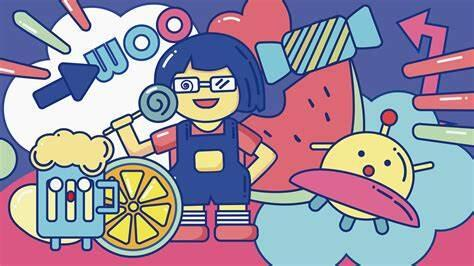
#> input picture pythonProject/tuxi4.jpg, 474 x 266 px, found by its file name
$ python 2.1.py
#> lines starting #> are read from the running program, lines starting #| are printed output that depends on the picture
import cv2
import numpy as np
import matplotlib.pyplot as plt


def add_gaussian_noise(image, mean=0, sigma=25):
    noise = np.random.normal(mean, sigma, image.shape)
    noisy_image = np.clip(image + noise, 0, 255).astype(np.uint8)
    return noisy_image


def add_uniform_noise(image, low=-50, high=50):
    noise = np.random.uniform(low, high, image.shape)
    noisy_image = np.clip(image + noise, 0, 255).astype(np.uint8)
    return noisy_image


def add_salt_pepper_noise(image, salt_prob=0.01, pepper_prob=0.01):
    noisy_image = np.copy(image)
    num_salt = np.ceil(salt_prob * image.size)
    num_pepper = np.ceil(pepper_prob * image.size)

    # Add Salt
    salt_coords = [np.random.randint(0, i, int(num_salt)) for i in image.shape]
    noisy_image[tuple(salt_coords)] = 255

    # Add Pepper
    pepper_coords = [np.random.randint(0, i, int(num_pepper)) for i in image.shape]
    noisy_image[tuple(pepper_coords)] = 0

    return noisy_image


def plot_image_and_histogram(image, title, ax_img, ax_hist):
    ax_img.imshow(image, cmap='gray')
    ax_img.set_title(title)
    ax_img.axis('off')

    ax_hist.hist(image.ravel(), bins=256, range=[0, 256], color='gray')
    ax_hist.set_title(f'Histogram of {title}')
    ax_hist.set_xlabel('Pixel Intensity')
    ax_hist.set_ylabel('Frequency')


# 读取灰度图像
image = cv2.imread('tuxi4.jpg', cv2.IMREAD_GRAYSCALE)
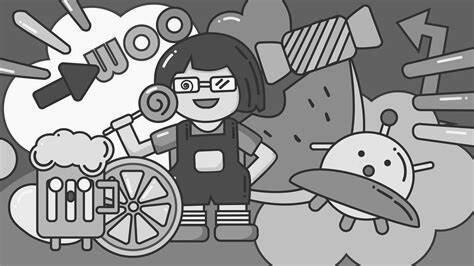
#> image: shape (266, 474); min 0, max 255, mean 147.5

# 添加噪声
gaussian_noise_img = add_gaussian_noise(image)
#> in add_gaussian_noise, `noisy_image = np.clip(image + noise, 0, 255).astype(np.uint8)`:
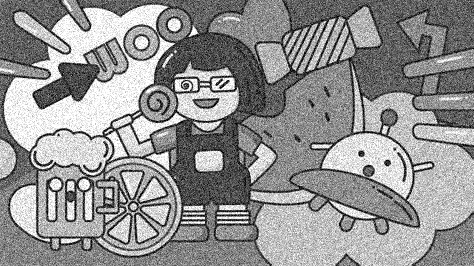
#> noisy_image: shape (266, 474); min 0, max 255, mean 146.3
uniform_noise_img = add_uniform_noise(image)
#> in add_uniform_noise, `noisy_image = np.clip(image + noise, 0, 255).astype(np.uint8)`:
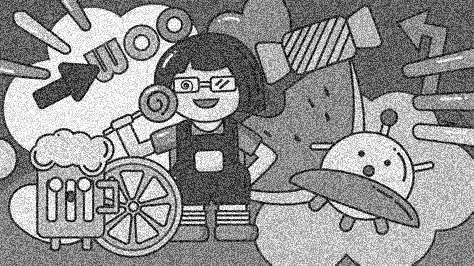
#> noisy_image: shape (266, 474); min 0, max 255, mean 145.9
salt_pepper_noise_img = add_salt_pepper_noise(image)
#> in add_salt_pepper_noise, `noisy_image[tuple(pepper_coords)] = 0`:
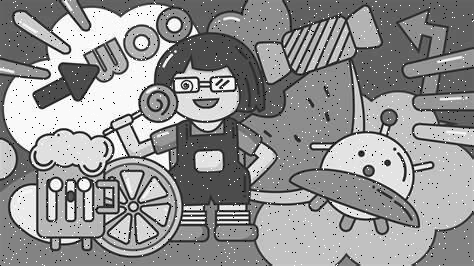
#> noisy_image: shape (266, 474); min 0, max 255, mean 147.1

# 创建画布并展示原图和噪声图像以及它们的直方图
fig, axs = plt.subplots(4, 2, figsize=(12, 14))

# 原图和直方图
plot_image_and_histogram(image, "Original Image", axs[0, 0], axs[0, 1])

# 高斯噪声图像和直方图
plot_image_and_histogram(gaussian_noise_img, "Gaussian Noise Image", axs[1, 0], axs[1, 1])

# 均匀噪声图像和直方图
plot_image_and_histogram(uniform_noise_img, "Uniform Noise Image", axs[2, 0], axs[2, 1])

# 椒盐噪声图像和直方图
plot_image_and_histogram(salt_pepper_noise_img, "Salt & Pepper Noise Image", axs[3, 0], axs[3, 1])

# 调整布局
plt.tight_layout()
plt.show()
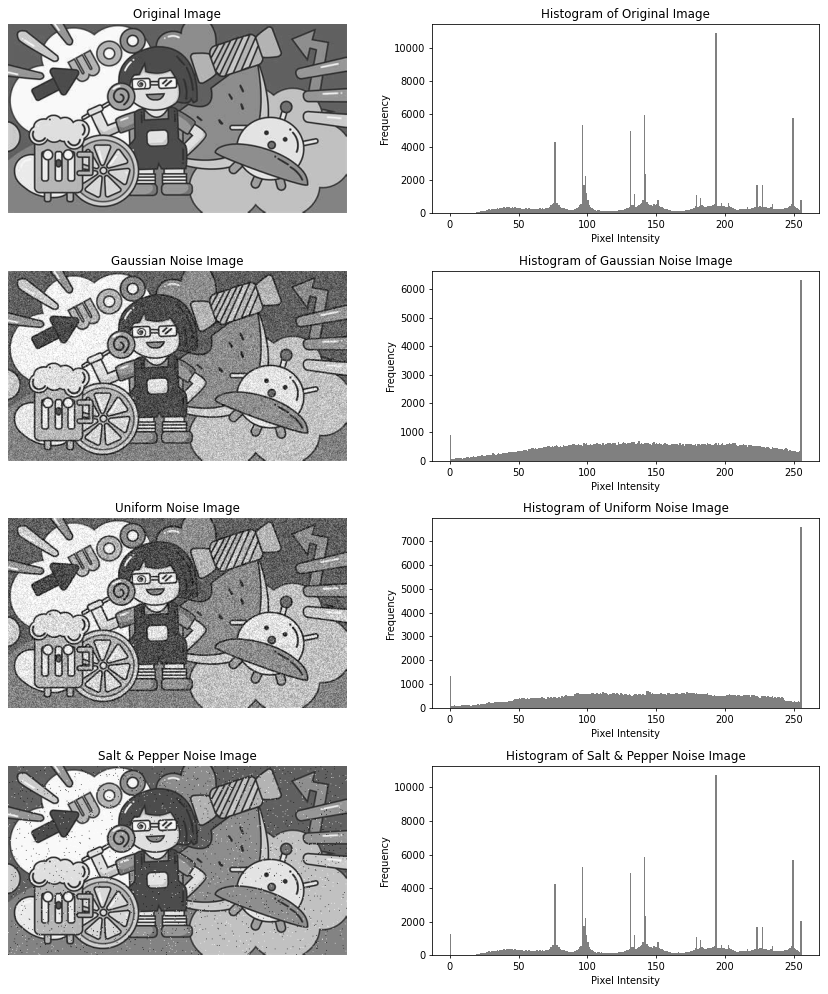
#> figure drawn by matplotlib, 8 panels; panel 2: tallest bar 10948 high, from x = 193 to 194; panel 4: tallest bar 6314 high, from x = 255 to 256; panel 6: tallest bar 7567 high, from x = 255 to 256; panel 8: tallest bar 10749 high, from x = 193 to 194

$ run again, with pythonProject/tuxi6.jpg copied over pythonProject/tuxi4.jpg
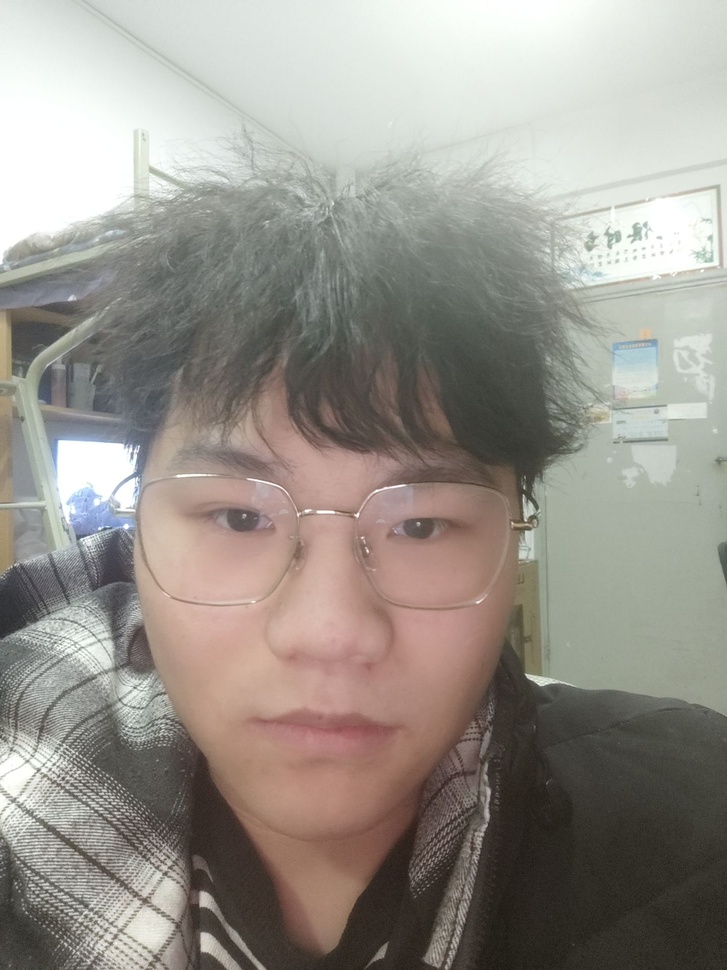
#> input picture pythonProject/tuxi6.jpg, 727 x 970 px, shrunk from 1440 x 1920 before the run, found by its file name
#> `image = cv2.imread('tuxi4.jpg', cv2.IMREAD_GRAYSCALE)`:
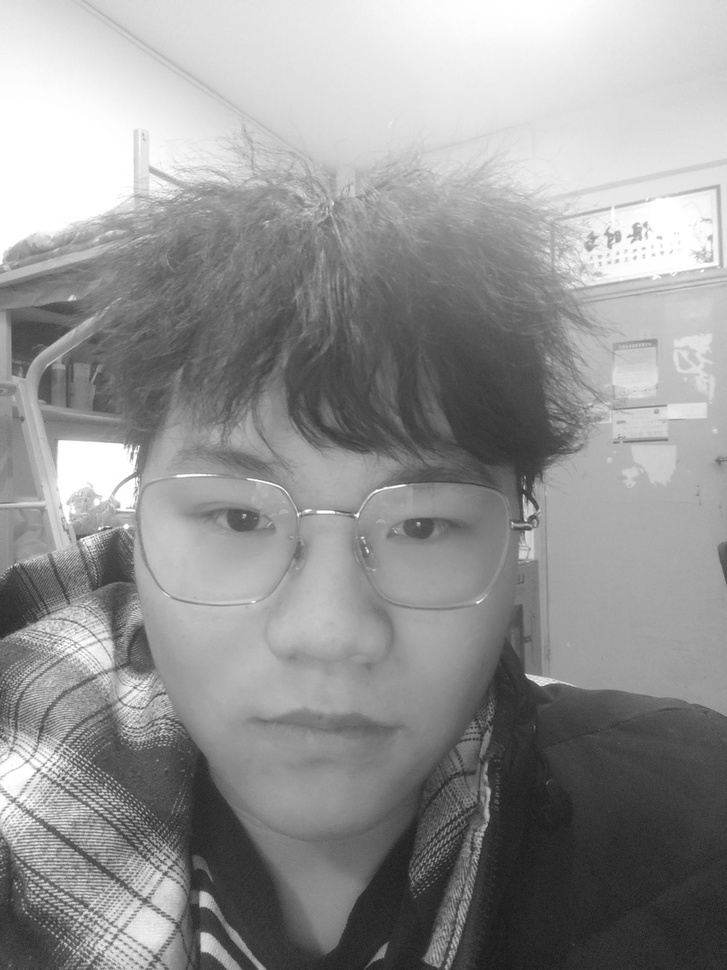
#> image: shape (970, 727); min 21, max 255, mean 148.3
#> in add_salt_pepper_noise, `noisy_image[tuple(pepper_coords)] = 0`:
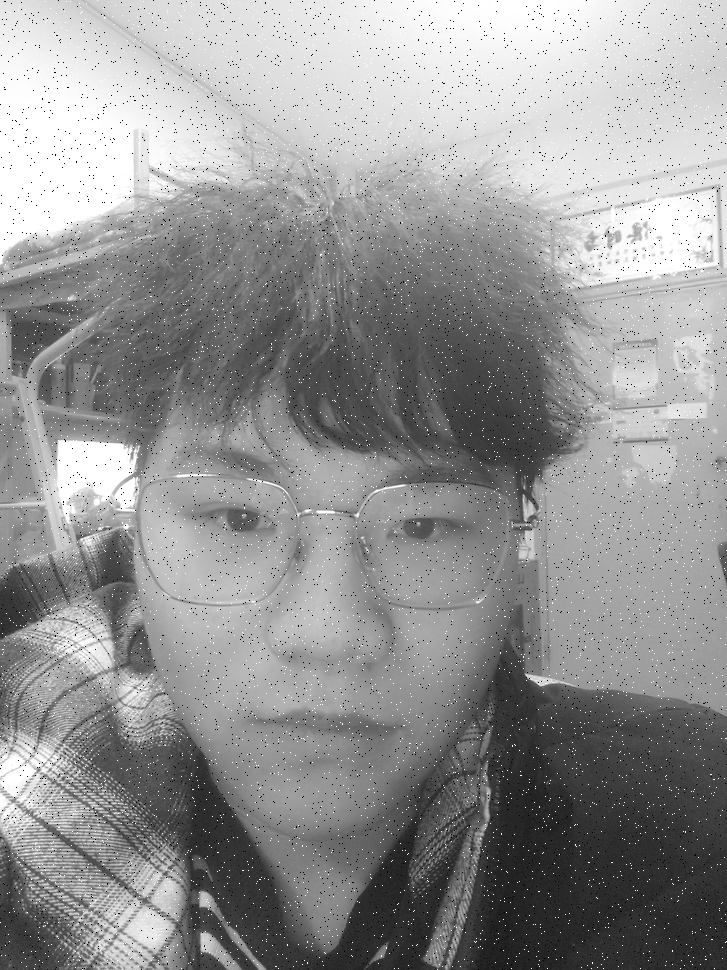
#> noisy_image: shape (970, 727); min 0, max 255, mean 147.8
